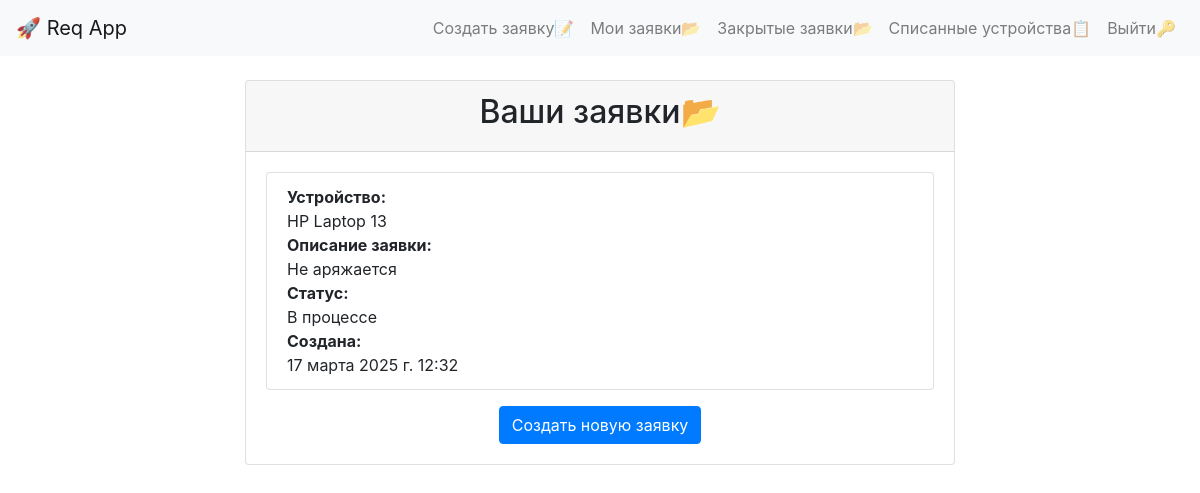
Screenshot of /requests/ (signed in) with the database file from the repository.
### reqapp/models.py (models this page shows, shortened)
class Request(models.Model):
    STATUS_CHOICES = (
        ('open', 'Открыта'),
        ('in_progress', 'В процессе'),
        ('closed', 'Закрыта'),
    )
    user = models.ForeignKey(User, on_delete=models.CASCADE)
    device = models.ForeignKey(Device, on_delete=models.SET_NULL, blank=True, null=True)
    description = models.TextField()
    status = models.CharField(max_length=20, choices=STATUS_CHOICES, default='open')
    created_at = models.DateTimeField(auto_now_add=True)

class Device(models.Model):
    name = models.CharField(max_length=100)
    description = models.TextField(blank=True, null=True)
    category = models.ForeignKey(Category, on_delete=models.SET_NULL, blank=True, null=True, related_name='devices')
    code = models.CharField(max_length=100, blank=True, null=True, unique=True)
    audience = models.ForeignKey(Audience, on_delete=models.SET_NULL, blank=True, null=True, related_name='devices')
    equipment_number = models.CharField(max_length=50, unique=True, blank=True, null=True)
    purchase_date = models.DateField(blank=True, null=True)
    initial_cost = models.DecimalField(max_digits=12, decimal_places=2, blank=True, null=True)
    location = models.CharField(max_length=100, blank=True, null=True)
    residual_value = models.DecimalField(max_digits=12, decimal_places=2, blank=True, null=True)
    is_deleted = models.BooleanField(default=False)  # Флаг для удаления
    updated_at = models.DateTimeField(auto_now=True)

### reqapp/views.py (the view)
# urls.py: path('requests/', request_list, name='request_list'),
def request_list(request):
    if not request.user.is_authenticated:
        return redirect('login')
    requests = Request.objects.filter(user=request.user).exclude(status='closed')
    return render(request, 'request_list.html', {'requests': requests})

### reqapp/templates/request_list.html (shortened to what this page needs)
{% extends 'base.html' %}
{% block content %}
<div class="container">
    <div class="row justify-content-center">
        <div class="col-md-8">
            <div class="card">
                <div class="card-header text-center">
                    <h2>Ваши заявки📂</h2>
                </div>
                <div class="card-body">
                    <ul class="list-group">
                        {% for request in requests %}
                            <li class="list-group-item">
                                <div class="d-flex flex-column">
                                    <strong>Устройство:</strong>
                                    {% if request.device %}
                                        {{ request.device.name }}
                                    {% else %}
                                        Нет Устройства
                                    {% endif %}
                                    <strong>Описание заявки:</strong>
                                    {{ request.description }}
                                    <strong>Статус:</strong>
                                    {{ request.get_status_display }}
                                    <strong>Создана:</strong>
                                    {{ request.created_at }}
                                </div>
                            </li>
                        {% empty %}
                            <li class="list-group-item text-center">Заявок нету.</li>
                        {% endfor %}
                    </ul>
                    <div class="mt-3 text-center">
                        <a href="{% url 'create_request' %}" class="btn btn-primary">Создать новую заявку</a>
                    </div>
                </div>
            </div>
        </div>
    </div>
</div>
{% endblock %}

### rows the page displays
Request: device.name "HP Laptop 13", description "Не аряжается", status "В процессе", created_at "17 марта 2025 г. 12:32"
